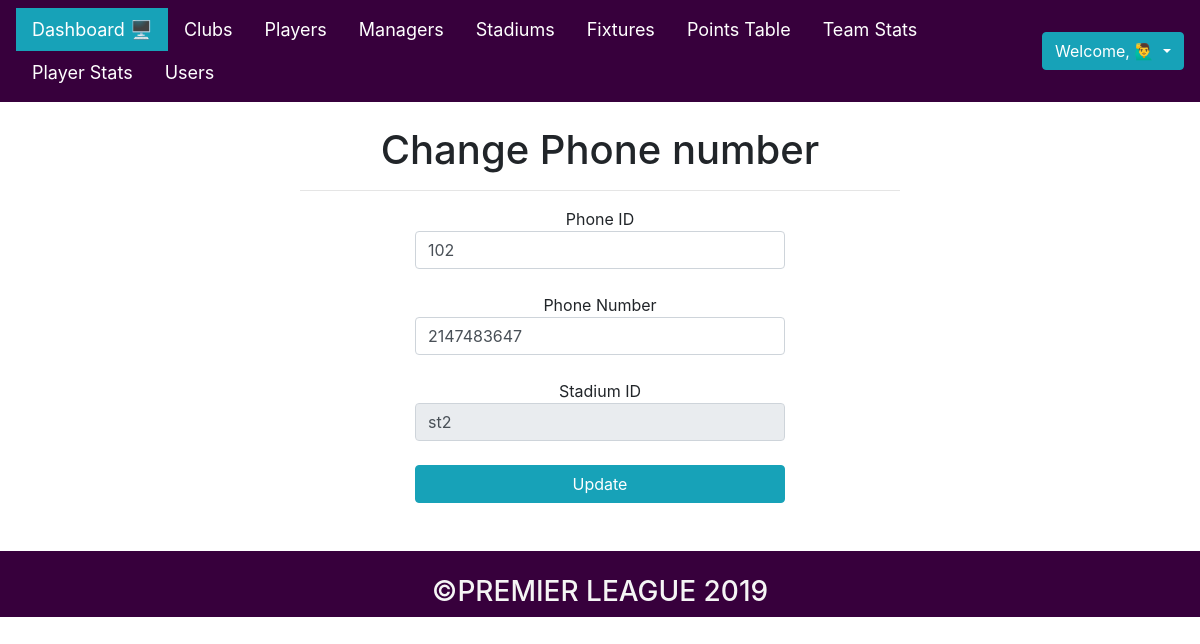
Page /php_files/admin/edit_phone.php?edit=102 on the earlier database version.
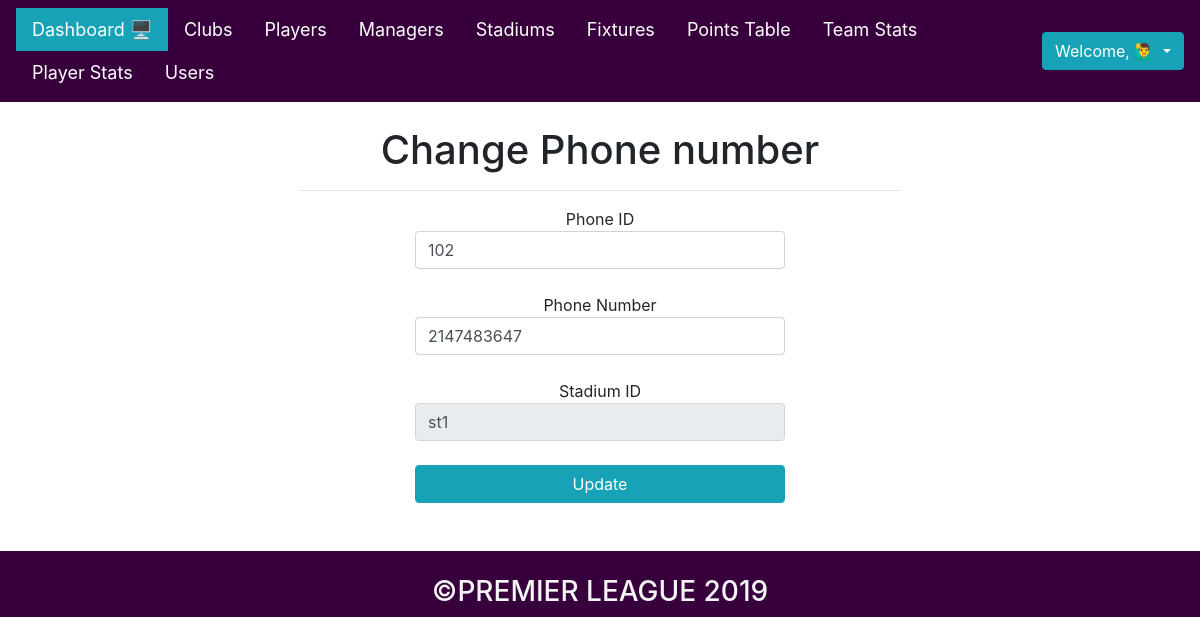
Same page on the later database version.
### tables this page shows
CREATE TABLE phone(
    phone_id INT(5) PRIMARY KEY,
    phone_number INT(11) NOT NULL,
    stadium_id VARCHAR(4) 

);

### php_files/admin/edit_phone.php (the view, shortened to what this page needs)
<?php
    include "../connect.php";
    include "admin_header.php";
    if(isset($_GET['edit']))
    {
        $phone_id = $_GET['edit'];
        $qry = " SELECT * FROM phone WHERE phone_id = '".$phone_id."' ";
        $res = $con->query($qry);
        if($res->num_rows > 0)
        {
            while($row = $res->fetch_assoc() )
            {
                $phone_id     = $row["phone_id"];
                $phone_number = $row["phone_number"];
                $stadium_id   = $row["stadium_id"];
            }
        }
    }
?>
</head>
<body>
    <br>
    <center><h1>Change Phone number</h1></center>
    <hr width="600px">
    <center>
    <div class="container">
        <form action="" method="post">
            <div class="form group-row">
                Phone ID<input placeholder="Phone ID" type="number" name="new_phone_id" value="<?php echo "$phone_id" ; ?>" class="form-control col-sm-4" required>
            </div>
            <br>
            <div class="form group-row">
                Phone Number<input placeholder="phone_number" type="number" name="new_phone_number" value="<?php echo "$phone_number" ; ?>" class="form-control col-sm-4" required>
            </div>
            <br>
            <div class="form group-row">
                Stadium ID<input placeholder="stadium_id" type="text" name="new_stadium_id" value="<?php echo "$stadium_id" ; ?>" class="form-control col-sm-4" disabled>
            </div>
            <br>
            <div class="form group-row">
                <button type="submit" class="btn btn-info col-sm-4">Update</button>
            </div>
            <br>
        </form>
    </div></center>
    <br>
</body>
</html>
<?php include "admin_footer.php"; ?>

Differences in the rows shown:
changed phone id 102: new_stadium_id "st2" → "st1"
